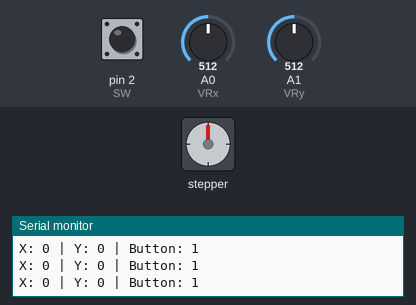
This sketch was run on a simulated Arduino Uno, built with avr-gcc and run on an emulated ATmega328P. Parts: stepper motor, the last lines printed to the serial monitor. Inputs (shaded band) come from the test bench; at power-on: A0 (VRx) = 512, A1 (VRy) = 512, pin 2 (SW) HIGH. Stepper angles assume 128 steps per turn.

Above: at 1.2 s.
1.3 s: A0 (VRx) set to 534
4.3 s: A1 (VRy) set to 263
7.3 s: A1 (VRy) set to 248
At 7.48 s:
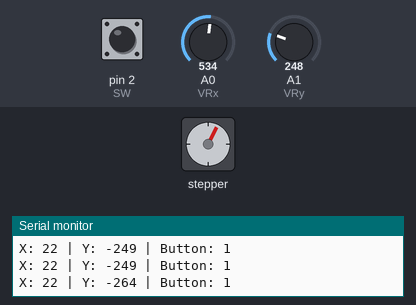
At 8.11 s:
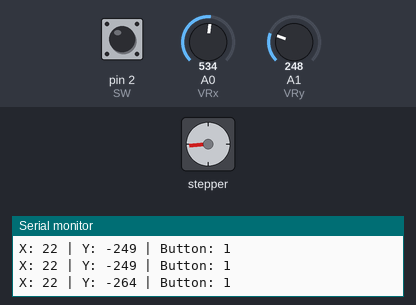
10.3 s: A1 (VRy) set to 266
At 10.62 s:
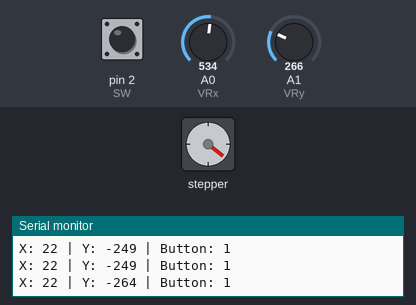
13.3 s: A0 (VRx) set to 716
At 13.81 s:
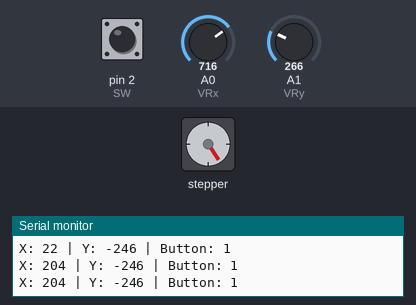
16.3 s: A0 (VRx) set to 246
Timing chart, 0 to 23.9 s (numbered marks = the images above; inputs shaded):
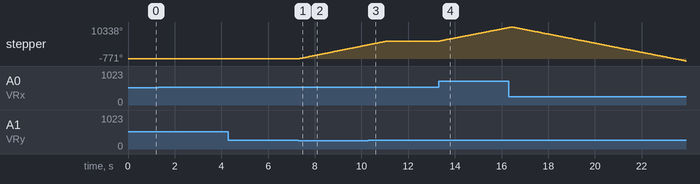

Measured:
- the behaviour switches between 256 and 255 on A1 (VRy) (found by bisection; images 0 and 1)
- after the input at 7.3 s, stepper: keeps turning clockwise at about 1532°/s, starting at once
- after the input at 10.3 s, stepper: goes on until 11.1 s, then stays 5760°
- after the input at 13.3 s, stepper: keeps turning clockwise at about 1492°/s, starting after 0.05 s

The sketch:

joystick-stepper-motor.ino
```cpp
#include <Stepper.h>

// https://create.arduino.cc/projecthub/MisterBotBreak/how-to-use-a-joystick-with-serial-monitor-1f04f0

#define STEPS 128

const int VRx = A0;
const int VRy = A1;
const int SW = 2;

const int stepper1 = 10;
const int stepper2 = 11;
const int stepper3 = 12;
const int stepper4 = 13;

Stepper stepper (STEPS, 10, 12, 11, 13);

int xPosition = 0;
int yPosition = 0;
int SW_state = 0;
int mapX = 0;
int mapY = 0;

void setup()
{
  Serial.begin(9600);

  pinMode(VRx, INPUT);
  pinMode(VRy, INPUT);
  pinMode(SW, INPUT_PULLUP);

  stepper.setSpeed(256);
}

void loop()
{
  xPosition = analogRead(VRx);
  yPosition = analogRead(VRy);
  SW_state = digitalRead(SW);
  mapX = map(xPosition, 0, 1023, -512, 512);
  mapY = map(yPosition, 0, 1023, -512, 512);

  Serial.print("X: ");
  Serial.print(mapX);
  Serial.print(" | Y: ");
  Serial.print(mapY);
  Serial.print(" | Button: ");
  Serial.println(SW_state);

  int val = 0;

  // Half rotation
  if (mapY > 256)
    stepper.step(1024);

  // Full rotation
  else if (mapY < -256)
    stepper.step(2048);

  // Rotation based on the tilt of the joystick
  // Minimum is 32 to prevent interference from wires wiggling
  else if (mapX > 32 || mapX < -32)
    stepper.step(mapX);

  delay(10);
}
```
